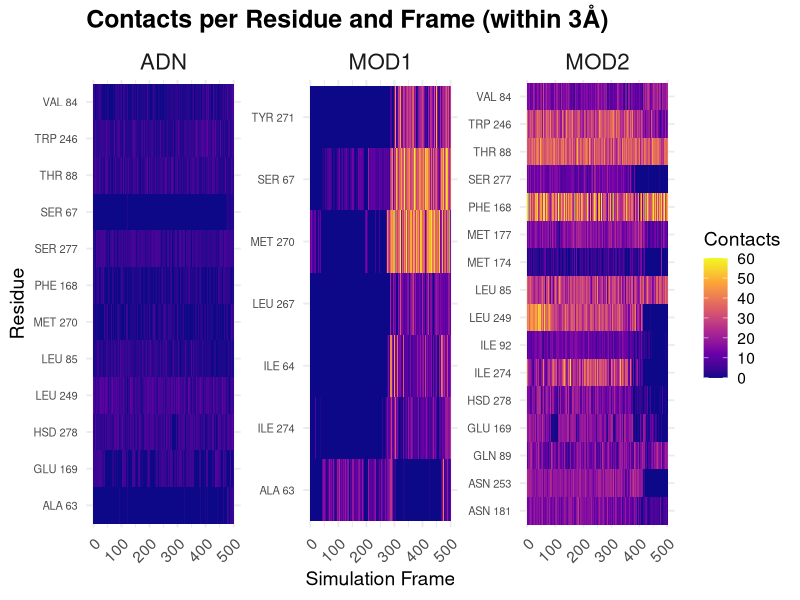
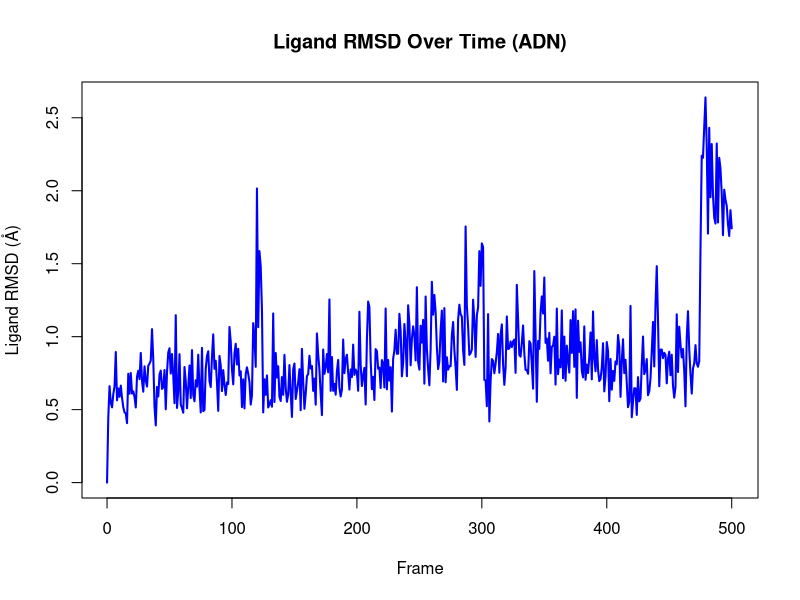
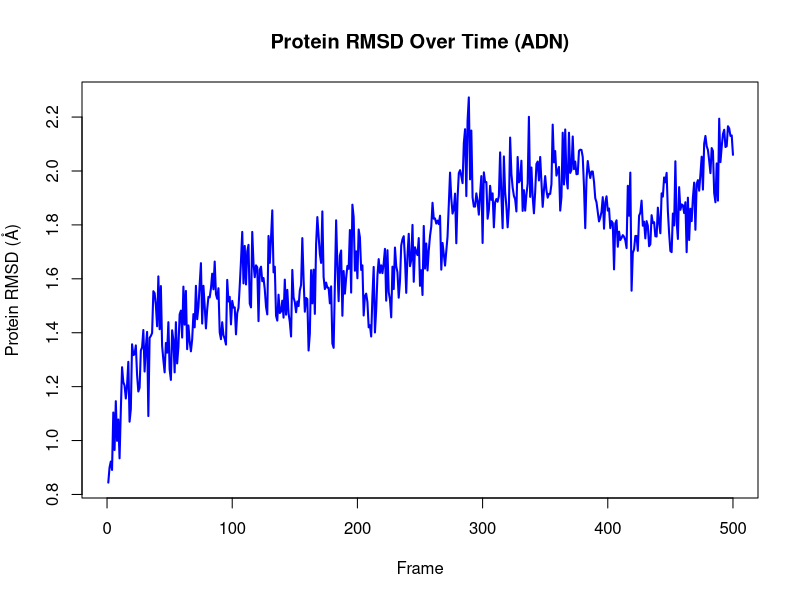
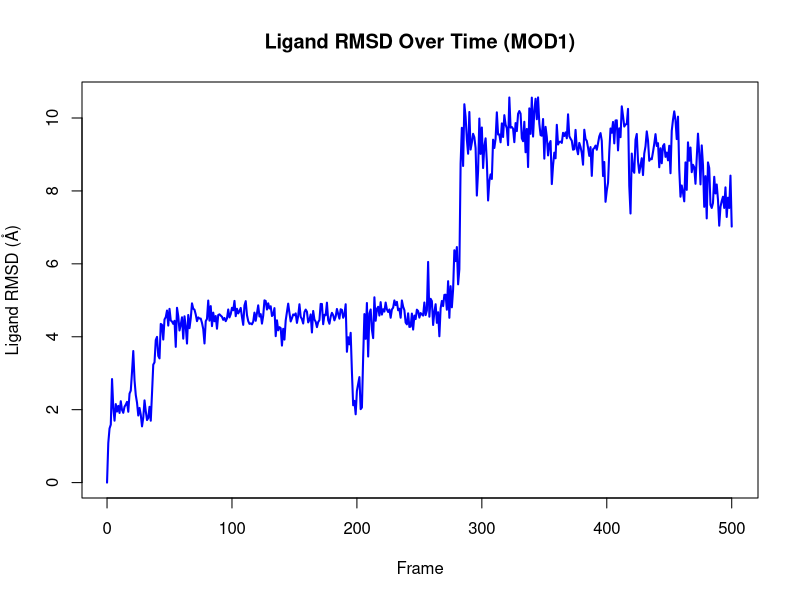
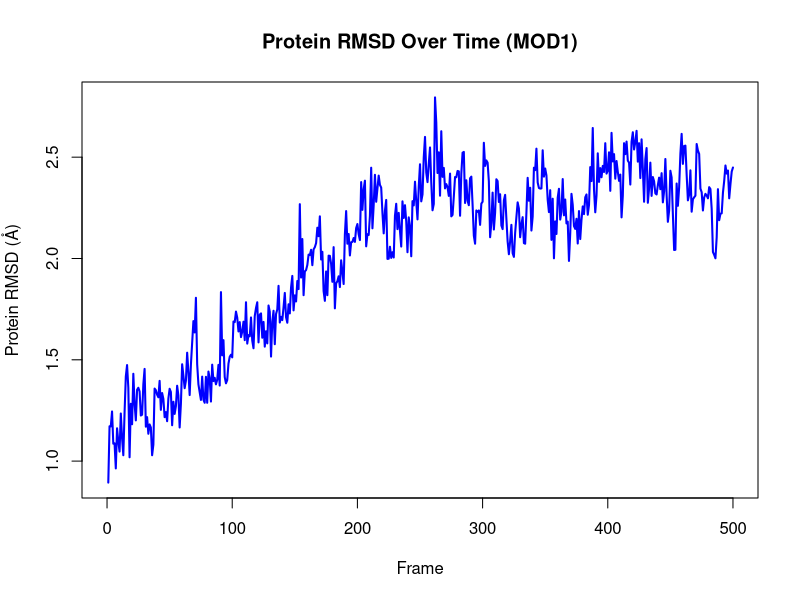
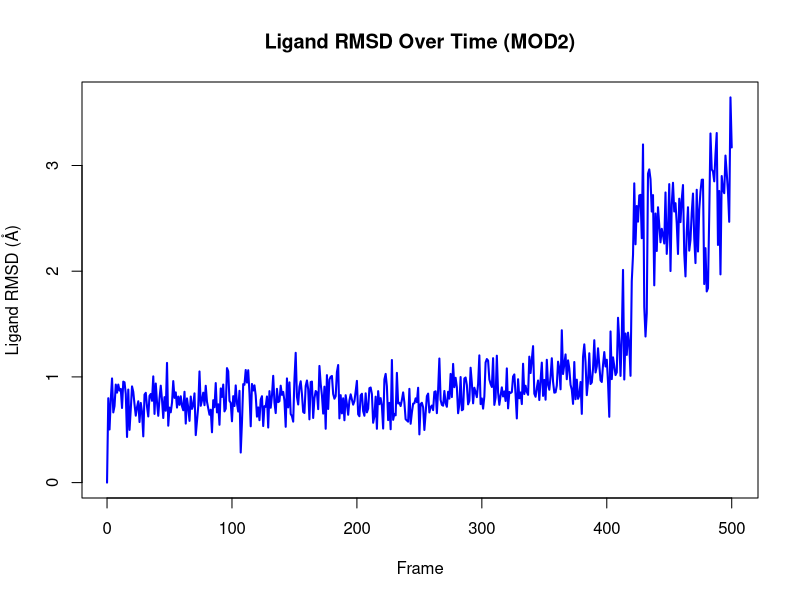
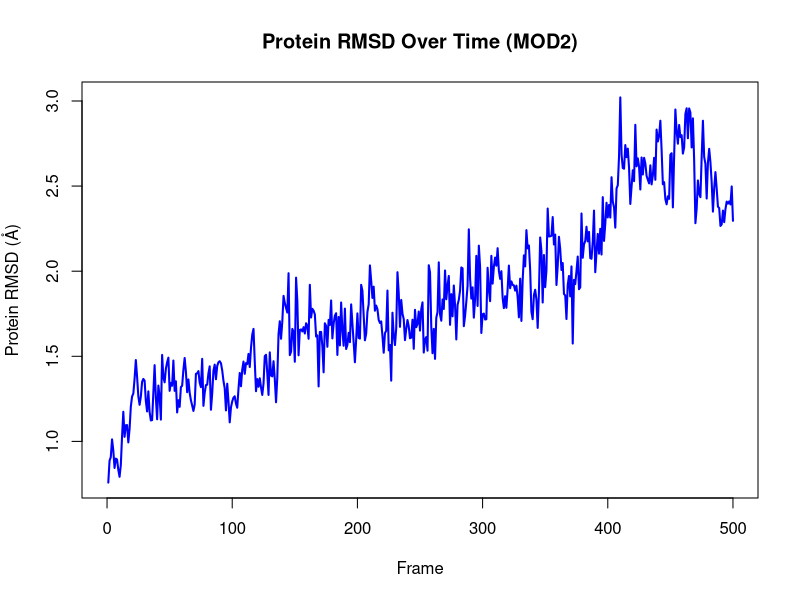
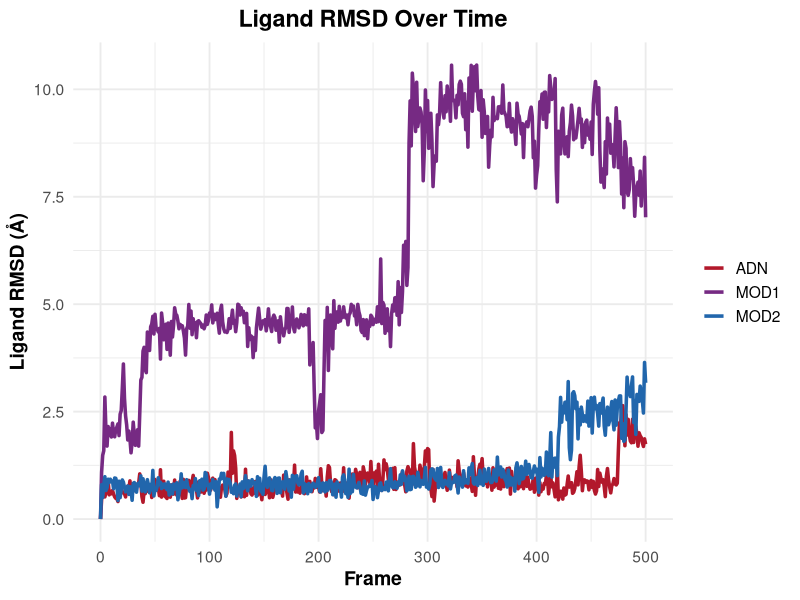

The R source for these figures, in order:
### Visualizations of Molecular Simulation Results of Ligand Modifications ####
###############################################################################

# Load libraries
library(ggplot2)
library(dplyr)
library(tidyr)
library(readr)

# Load and label the data
mod1 <- read_table("MOD1_final_contacts.tsv", col_names = FALSE) %>%
  mutate(ligand = "MOD1")
mod2 <- read_table("MOD2_final_contacts.tsv", col_names = FALSE) %>%
  mutate(ligand = "MOD2")
adn  <- read_table("ADN_final_contacts.tsv", col_names = FALSE) %>%
  mutate(ligand = "ADN")

# Assign column names
colnames(mod1) <- colnames(mod2) <- colnames(adn) <- c("residue", "residue_number", "frame", "contacts", "ligand")

# Combine data
all_data <- bind_rows(mod1, mod2, adn) %>%
  mutate(residue_label = paste(residue, residue_number, sep = " "))

# Plot without forcing residue factor levels
ggplot(all_data, aes(x = frame, y = residue_label, fill = contacts)) +
  geom_tile() +
  facet_wrap(~ ligand, nrow = 1, scales = "free_y") +  # allow each facet to have its own residues
  scale_fill_viridis_c(option = "plasma", limits = c(0, 60)) +
  labs(
    title = "Contacts per Residue and Frame (within 3Å) ",
    x = "Simulation Frame",
    y = "Residue",
    fill = "Contacts"
  ) +
  theme_minimal(base_size = 14) +
  theme(
    axis.text.y = element_text(size = 8),
    axis.text.x = element_text(angle = 45, hjust = 1),
    strip.text = element_text(size = 16),
    plot.title = element_text(face = "bold", size = 18)
  )

### ADN Ligand ################################################################


# Reload data with correct column names
rmsd_data <- read.table("ADN_ligand_rmsd.dat", header = FALSE)
colnames(rmsd_data) <- c("Frame", "RMSD")  # Rename columns
mean_rmsd <- mean(rmsd_data$RMSD)
print(mean_rmsd)


# Verify column names
print(colnames(rmsd_data))  # Should show "Frame" and "RMSD"

# Check min/max values
min(rmsd_data$Frame)
max(rmsd_data$Frame)

plot(rmsd_data$Frame, rmsd_data$RMSD, type = "l", col = "blue", lwd = 2,
     xlab = "Frame", ylab = "Ligand RMSD (Å)", main = "Ligand RMSD Over Time (ADN)",
     xlim = c(0, 501))  # Ensures the plot stops at the last frame


### ADN protein ##############################################################

# Read data and assign to rmsd_data2 directly
rmsd_data2 <- read.table("protein_rmsd_ADN.dat", header = FALSE)
colnames(rmsd_data2) <- c("Frame", "RMSD")

# Convert columns to numeric (in case they are characters)
rmsd_data2$Frame <- as.numeric(rmsd_data2$Frame)
rmsd_data2$RMSD <- as.numeric(rmsd_data2$RMSD)

# Plot
plot(rmsd_data2$Frame, rmsd_data2$RMSD, type = "l", col = "blue", lwd = 2,
     xlab = "Frame", ylab = "Protein RMSD (Å)", main = "Protein RMSD Over Time (ADN)")



### MOD1 Ligand ################################################################


# Reload data with correct column names
rmsd_data3 <- read.table("MOD1_ligand_rmsd.dat", header = FALSE)
colnames(rmsd_data3) <- c("Frame", "RMSD")  # Rename columns
mean_rmsd <- mean(rmsd_data3$RMSD)
print(mean_rmsd)


# Verify column names
print(colnames(rmsd_data3))  # Should show "Frame" and "RMSD"

# Check min/max values
min(rmsd_data3$Frame)
max(rmsd_data3$Frame)

plot(rmsd_data3$Frame, rmsd_data3$RMSD, type = "l", col = "blue", lwd = 2,
     xlab = "Frame", ylab = "Ligand RMSD (Å)", main = "Ligand RMSD Over Time (MOD1)",
     xlim = c(0, 501))  # Ensures the plot stops at the last frame


### MOD1 protein ##############################################################

rmsd_data4 <- read.table("protein_rmsd_mod1.dat", header = FALSE)
colnames(rmsd_data4) <- c("Frame", "RMSD")

# Convert columns to numeric (in case they are character)
rmsd_data4$Frame <- as.numeric(rmsd_data4$Frame)
rmsd_data4$RMSD <- as.numeric(rmsd_data4$RMSD)

# Now plot
plot(rmsd_data4$Frame, rmsd_data4$RMSD, type = "l", col = "blue", lwd = 2,
     xlab = "Frame", ylab = "Protein RMSD (Å)", main = "Protein RMSD Over Time (MOD1)")


### MOD2 Ligand ################################################################


# Reload data with correct column names
rmsd_data5 <- read.table("MOD2_ligand_rmsd.dat", header = FALSE)
colnames(rmsd_data5) <- c("Frame", "RMSD")  # Rename columns
mean_rmsd <- mean(rmsd_data5$RMSD)
print(mean_rmsd)


# Verify column names
print(colnames(rmsd_data5))  # Should show "Frame" and "RMSD"

# Check min/max values
min(rmsd_data5$Frame)
max(rmsd_data5$Frame)

plot(rmsd_data5$Frame, rmsd_data5$RMSD, type = "l", col = "blue", lwd = 2,
     xlab = "Frame", ylab = "Ligand RMSD (Å)", main = "Ligand RMSD Over Time (MOD2)",
     xlim = c(0, 501))  # Ensures the plot stops at the last frame


### MOD2 protein ##############################################################

rmsd_data6 <- read.table("protein_rmsd_mod2.dat", header = FALSE)
colnames(rmsd_data6) <- c("Frame", "RMSD")

# Convert columns to numeric (in case they are character)
rmsd_data6$Frame <- as.numeric(rmsd_data6$Frame)
rmsd_data6$RMSD <- as.numeric(rmsd_data6$RMSD)

# Now plot
plot(rmsd_data6$Frame, rmsd_data6$RMSD, type = "l", col = "blue", lwd = 2,
     xlab = "Frame", ylab = "Protein RMSD (Å)", main = "Protein RMSD Over Time (MOD2)")


## Smoothed contacts  ######################################################
library(dplyr)
library(zoo)
library(ggplot2)

### Summarized RMSD ligand ################################################

# Fix ADN protein (rmsd_data2)
rmsd_data2_clean <- rmsd_data2[-1, ]
colnames(rmsd_data2_clean) <- c("Frame", "RMSD")
rmsd_data2_clean$Frame <- as.numeric(rmsd_data2_clean$Frame)
rmsd_data2_clean$RMSD <- as.numeric(rmsd_data2_clean$RMSD)
rmsd_data2_clean <- mutate(rmsd_data2_clean, System = "ADN")


# --- Combine ligand RMSD data ---
ligand_rmsd <- bind_rows(
  mutate(rmsd_data, System = "ADN"),
  mutate(rmsd_data3, System = "MOD1"),
  mutate(rmsd_data5, System = "MOD2")
)

# --- Plot Ligand RMSD ---
p_lig <- ggplot(ligand_rmsd, aes(x = Frame, y = RMSD, color = System)) +
  geom_line(linewidth = 1.2) +
  labs(
    title = "Ligand RMSD Over Time",
    x = "Frame",
    y = "Ligand RMSD (Å)"
  ) +
  scale_color_manual(values = c("ADN" = "#b2182b", "MOD1" = "#762a83", "MOD2" = "#2166ac")) +
  theme_minimal(base_size = 14) +
  theme(
    plot.title = element_text(hjust = 0.5, face = "bold"),
    axis.title = element_text(face = "bold"),
    legend.title = element_blank()
  )
### Summarized RMSD ligand ################################################

# Fix ADN protein (rmsd_data2)
rmsd_data2_clean <- rmsd_data2[-1, ]
colnames(rmsd_data2_clean) <- c("Frame", "RMSD")
rmsd_data2_clean$Frame <- as.numeric(rmsd_data2_clean$Frame)
rmsd_data2_clean$RMSD <- as.numeric(rmsd_data2_clean$RMSD)
rmsd_data2_clean <- mutate(rmsd_data2_clean, System = "ADN")

# --- Combine protein RMSD data ---
protein_rmsd <- bind_rows(
  mutate(rmsd_data2_clean, System = "ADN"),
  mutate(rmsd_data4, System = "MOD1"),
  mutate(rmsd_data6, System = "MOD2")
)

# --- Plot Protein RMSD ---
p_prot <- ggplot(protein_rmsd, aes(x = Frame, y = RMSD, color = System)) +
  geom_line(linewidth = 1.2) +
  labs(
    title = "Protein RMSD Over Time",
    x = "Frame",
    y = "Protein RMSD (Å)"
  ) +
  scale_color_manual(values = c("ADN" = "#b2182b", "MOD1" = "#762a83", "MOD2" = "#2166ac")) +
  theme_minimal(base_size = 14) +
  theme(
    plot.title = element_text(hjust = 0.5, face = "bold"),
    axis.title = element_text(face = "bold"),
    legend.title = element_blank()
  )

# --- Display both plots ---
print(p_lig)
print(p_prot)

